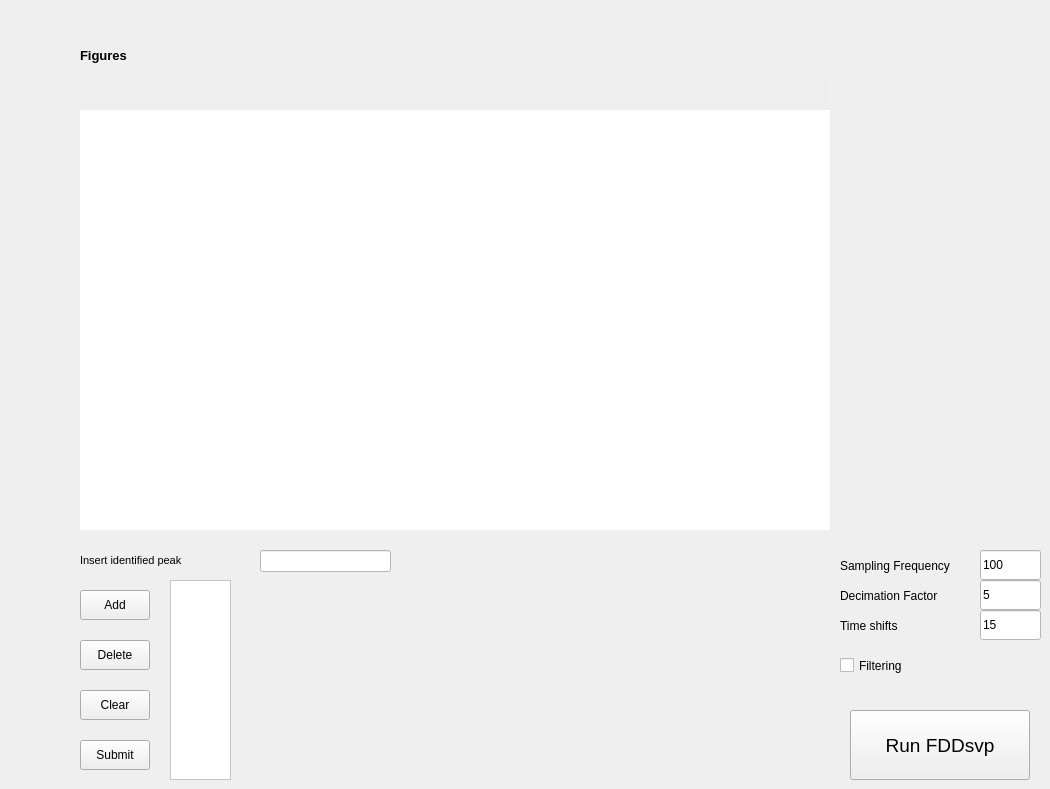
    <widget class="QWidget" name="tab_Preprocessing">
     <attribute name="title">
      <string>Preprocessing</string>
     </attribute>
     <widget class="QLineEdit" name="lineEdit_InsertPeak">
      <property name="geometry">
       <rect>
        <x>260</x>
        <y>550</y>
        <width>131</width>
        <height>22</height>
       </rect>
      </property>
      <property name="styleSheet">
       <string notr="true">background-color: rgb(255, 255, 255);</string>
      </property>
     </widget>
     <widget class="QLabel" name="label_justdisplay_11">
      <property name="geometry">
       <rect>
        <x>80</x>
        <y>550</y>
        <width>171</width>
        <height>21</height>
       </rect>
      </property>
      <property name="font">
       <font>
        <pointsize>8</pointsize>
       </font>
      </property>
      <property name="text">
       <string>Insert identified peak</string>
      </property>
     </widget>
     <widget class="QPushButton" name="pushButton_AddIdentifiedPeak">
      <property name="geometry">
       <rect>
        <x>80</x>
        <y>590</y>
        <width>70</width>
        <height>30</height>
       </rect>
      </property>
      <property name="text">
       <string>Add</string>
      </property>
     </widget>
     <widget class="QWidget" name="content_ToolbarFddSvp" native="true">
      <property name="geometry">
       <rect>
        <x>80</x>
        <y>80</y>
        <width>750</width>
        <height>30</height>
       </rect>
      </property>
      <property name="styleSheet">
       <string notr="true">background-color: rgb(255, 255, 255);
background-color: rgb(238, 238, 238);</string>
      </property>
     </widget>
     <widget class="QListWidget" name="listWidget_DisplayIdentifiedPeaks">
      <property name="geometry">
       <rect>
        <x>170</x>
        <y>580</y>
        <width>61</width>
        <height>200</height>
       </rect>
      </property>
      <property name="font">
       <font>
        <pointsize>8</pointsize>
       </font>
      </property>
      <property name="styleSheet">
       <string notr="true">background-color: rgb(255, 255, 255);</string>
      </property>
     </widget>
     <widget class="QWidget" name="content_PlotFddSvp" native="true">
      <property name="geometry">
       <rect>
        <x>80</x>
        <y>110</y>
        <width>750</width>
        <height>420</height>
       </rect>
      </property>
      <property name="styleSheet">
       <string notr="true">background-color: rgb(255, 255, 255);</string>
      </property>
     </widget>
     <widget class="QPushButton" name="pushButton_DeleteIdentifiedPeak">
      <property name="geometry">
       <rect>
        <x>80</x>
        <y>640</y>
        <width>70</width>
        <height>30</height>
       </rect>
      </property>
      <property name="text">
       <string>Delete</string>
      </property>
     </widget>
     <widget class="QPushButton" name="pushButton_SubmitIdentifiedPeaks">
      <property name="geometry">
       <rect>
        <x>80</x>
        <y>740</y>
        <width>70</width>
        <height>30</height>
       </rect>
      </property>
      <property name="text">
       <string>Submit</string>
      </property>
     </widget>
     <widget class="QPushButton" name="pushButton_ClearIdentifiedPeaks">
      <property name="geometry">
       <rect>
        <x>80</x>
        <y>690</y>
        <width>70</width>
        <height>30</height>
       </rect>
      </property>
      <property name="text">
       <string>Clear</string>
      </property>
     </widget>
     <widget class="QLabel" name="label_justdisplay_12">
      <property name="geometry">
       <rect>
        <x>840</x>
        <y>550</y>
        <width>131</width>
        <height>31</height>
       </rect>
      </property>
      <property name="text">
       <string>Sampling Frequency</string>
      </property>
     </widget>
     <widget class="QLabel" name="label_justdisplay_13">
      <property name="geometry">
       <rect>
        <x>840</x>
        <y>580</y>
        <width>131</width>
        <height>31</height>
       </rect>
      </property>
      <property name="text">
       <string>Decimation Factor</string>
      </property>
     </widget>
     <widget class="QLineEdit" name="lineEdit_SamplingFrequency">
      <property name="geometry">
       <rect>
        <x>980</x>
        <y>550</y>
        <width>61</width>
        <height>30</height>
       </rect>
      </property>
      <property name="styleSheet">
       <string notr="true">background-color: rgb(255, 255, 255);</string>
      </property>
      <property name="text">
       <string>100</string>
      </property>
     </widget>
     <widget class="QLineEdit" name="lineEdit_DecimationFactor">
      <property name="geometry">
       <rect>
        <x>980</x>
        <y>580</y>
        <width>61</width>
        <height>30</height>
       </rect>
      </property>
      <property name="styleSheet">
       <string notr="true">background-color: rgb(255, 255, 255);</string>
      </property>
      <property name="text">
       <string>5</string>
      </property>
     </widget>
     <widget class="QCheckBox" name="checkBox_Filter">
      <property name="geometry">
       <rect>
        <x>840</x>
        <y>650</y>
        <width>91</width>
        <height>31</height>
       </rect>
      </property>
      <property name="text">
       <string>Filtering</string>
      </property>
     </widget>
     <widget class="QPushButton" name="pushButton_FddSvp">
      <property name="geometry">
       <rect>
        <x>850</x>
        <y>710</y>
        <width>180</width>
        <height>70</height>
       </rect>
      </property>
      <property name="font">
       <font>
        <pointsize>14</pointsize>
       </font>
      </property>
      <property name="text">
       <string>Run FDDsvp</string>
      </property>
     </widget>
     <widget class="QLabel" name="label_justdisplay_20">
      <property name="geometry">
       <rect>
        <x>840</x>
        <y>610</y>
        <width>131</width>
        <height>31</height>
       </rect>
      </property>
      <property name="text">
       <string>Time shifts</string>
      </property>
     </widget>
     <widget class="QLineEdit" name="lineEdit_TimeShifts">
      <property name="geometry">
       <rect>
        <x>980</x>
        <y>610</y>
        <width>61</width>
        <height>30</height>
       </rect>
      </property>
      <property name="styleSheet">
       <string notr="true">background-color: rgb(255, 255, 255);</string>
      </property>
      <property name="text">
       <string>15</string>
      </property>
     </widget>
     <widget class="QLabel" name="label_justdisplay_15">
      <property name="geometry">
       <rect>
        <x>80</x>
        <y>40</y>
        <width>71</width>
        <height>31</height>
       </rect>
      </property>
      <property name="font">
       <font>
        <pointsize>10</pointsize>
        <weight>75</weight>
        <bold>true</bold>
       </font>
      </property>
      <property name="text">
       <string>Figures</string>
      </property>
     </widget>
    </widget>
